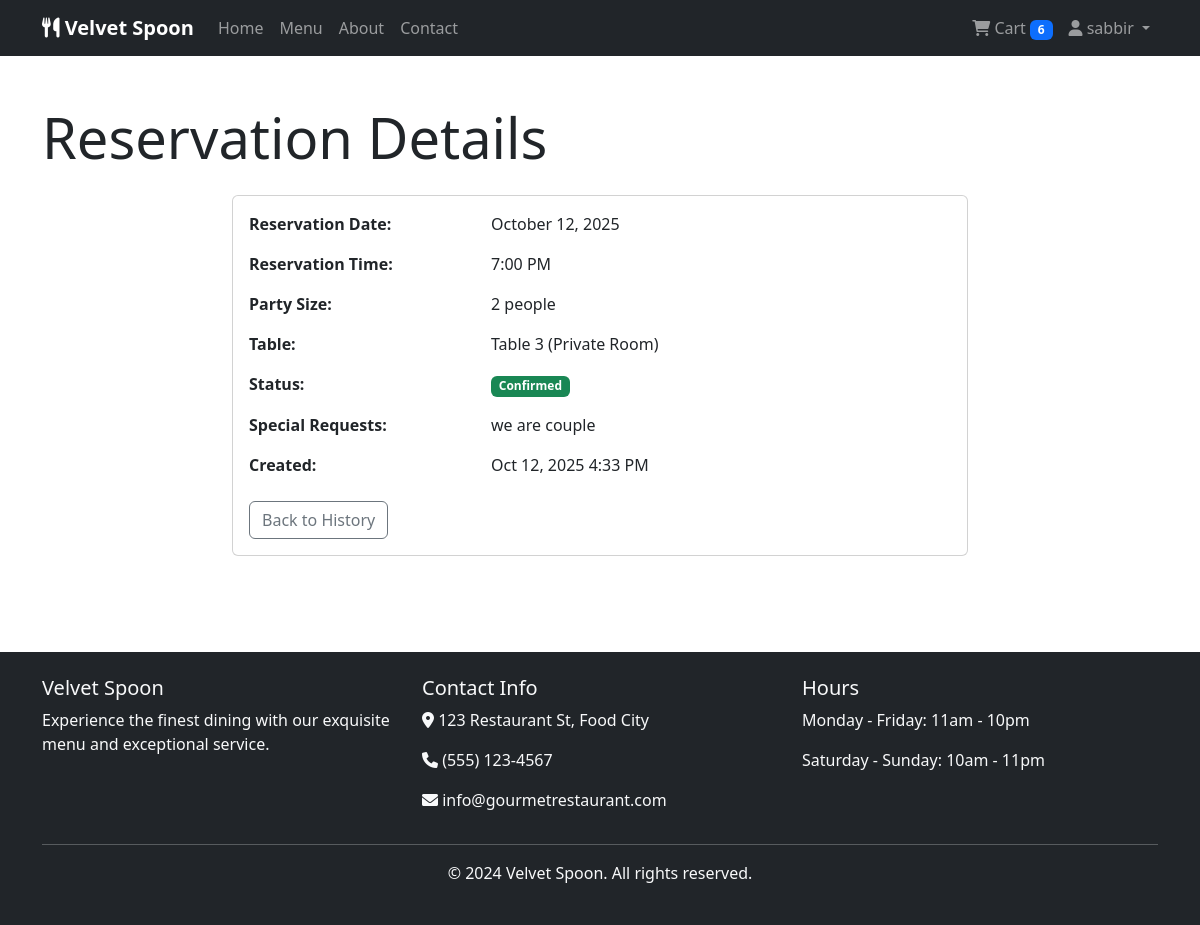
The app's page /reservations/detail/1/ (signed in) with its own data.
### accounts/models.py (models this page shows, shortened)
class User(AbstractUser):
    ROLE_CHOICES = (
        ('customer', 'Customer'),
        ('staff', 'Staff'),
        ('admin', 'Admin'),
    )
    role = models.CharField(max_length=20, choices=ROLE_CHOICES, default='customer')
    phone_number = models.CharField(max_length=15, blank=True)
    address = models.TextField(blank=True)
    created_at = models.DateTimeField(auto_now_add=True)
    updated_at = models.DateTimeField(auto_now=True)
    def is_staff_member(self):
        return self.role == 'staff'
    def is_admin(self):
        return self.role == 'admin'

### reservations/models.py (models this page shows, shortened)
class Reservation(models.Model):
    STATUS_CHOICES = (
        ('pending', 'Pending'),
        ('confirmed', 'Confirmed'),
        ('seated', 'Seated'),
        ('completed', 'Completed'),
        ('cancelled', 'Cancelled'),
        ('no_show', 'No Show'),
    )
    user = models.ForeignKey(User, on_delete=models.CASCADE, related_name='reservations')
    table = models.ForeignKey(Table, on_delete=models.CASCADE, related_name='reservations')
    reservation_date = models.DateField()
    reservation_time = models.TimeField()
    party_size = models.PositiveIntegerField(validators=[MinValueValidator(1), MaxValueValidator(20)])
    special_requests = models.TextField(blank=True)
    status = models.CharField(max_length=20, choices=STATUS_CHOICES, default='pending')
    created_at = models.DateTimeField(auto_now_add=True)
    updated_at = models.DateTimeField(auto_now=True)
    class Meta:
        ordering = ['reservation_date', 'reservation_time']
        unique_together = ['table', 'reservation_date', 'reservation_time']
    @property
    def is_upcoming(self):
        from django.utils import timezone
        from datetime import datetime, date
        reservation_datetime = datetime.combine(self.reservation_date, self.reservation_time)
        return reservation_datetime > timezone.now()

class Table(models.Model):
    TABLE_TYPES = (
        ('indoor', 'Indoor'),
        ('outdoor', 'Outdoor'),
        ('private', 'Private Room'),
    )
    number = models.CharField(max_length=10, unique=True)
    capacity = models.PositiveIntegerField(validators=[MinValueValidator(1), MaxValueValidator(20)])
    table_type = models.CharField(max_length=20, choices=TABLE_TYPES, default='indoor')
    description = models.TextField(blank=True)
    is_available = models.BooleanField(default=True)
    created_at = models.DateTimeField(auto_now_add=True)

### reservations/views.py (the view)
# urls.py: path('detail/<int:reservation_id>/', views.reservation_detail, name='reservation_detail'),
@login_required
def reservation_detail(request, reservation_id):
    reservation = get_object_or_404(Reservation, id=reservation_id, user=request.user)
    return render(request, 'reservations/reservation_detail.html', {'reservation': reservation})

### orders/context_processors.py (called while the page is built)
def cart_item_count(request):
    if request.user.is_authenticated:
        try:
            from .models import Cart
            cart = Cart.objects.filter(user=request.user).first()
            if cart:
                return {'cart_item_count': cart.total_items}
        except:
            pass
    return {'cart_item_count': 0}

### orders/models.py (called while the page is built)
    @property
    def total_items(self):
        return sum(item.quantity for item in self.items.all())

### templates/reservations/reservation_detail.html (shortened to what this page needs)
{% extends 'base.html' %}
{% block content %}
<div class="container py-5">
    <div class="row">
        <div class="col-12">
            <h1 class="display-4 mb-4">Reservation Details</h1>
        </div>
    </div>
    <div class="row justify-content-center">
        <div class="col-lg-8">
            <div class="card">
                <div class="card-body">
                    <div class="row mb-3">
                        <div class="col-sm-4">
                            <strong>Reservation Date:</strong>
                        </div>
                        <div class="col-sm-8">
                            {{ reservation.reservation_date|date:"F d, Y" }}
                        </div>
                    </div>
                    <div class="row mb-3">
                        <div class="col-sm-4">
                            <strong>Reservation Time:</strong>
                        </div>
                        <div class="col-sm-8">
                            {{ reservation.reservation_time|time:"g:i A" }}
                        </div>
                    </div>
                    <div class="row mb-3">
                        <div class="col-sm-4">
                            <strong>Party Size:</strong>
                        </div>
                        <div class="col-sm-8">
                            {{ reservation.party_size }} people
                        </div>
                    </div>
                    <div class="row mb-3">
                        <div class="col-sm-4">
                            <strong>Table:</strong>
                        </div>
                        <div class="col-sm-8">
                            Table {{ reservation.table.number }} ({{ reservation.table.get_table_type_display }})
                        </div>
                    </div>
                    <div class="row mb-3">
                        <div class="col-sm-4">
                            <strong>Status:</strong>
                        </div>
                        <div class="col-sm-8">
                            <span class="badge
                                {% if reservation.status == 'confirmed' %}bg-success
                                {% elif reservation.status == 'cancelled' %}bg-danger
                                {% elif reservation.status == 'completed' %}bg-secondary
                                {% else %}bg-warning{% endif %}">
                                {{ reservation.get_status_display }}
                            </span>
                        </div>
                    </div>
                    {% if reservation.special_requests %}
                    <div class="row mb-3">
                        <div class="col-sm-4">
                            <strong>Special Requests:</strong>
                        </div>
                        <div class="col-sm-8">
                            {{ reservation.special_requests }}
                        </div>
                    </div>
                    {% endif %}
                    <div class="row mb-3">
                        <div class="col-sm-4">
                            <strong>Created:</strong>
                        </div>
                        <div class="col-sm-8">
                            {{ reservation.created_at|date:"M d, Y g:i A" }}
                        </div>
                    </div>
                    <div class="mt-4">
                        <a href="{% url 'reservation_history' %}" class="btn btn-outline-secondary">
                            Back to History
                        </a>
                    </div>
                </div>
            </div>
        </div>
    </div>
</div>
{% endblock %}

### templates/base.html (shortened to what this page needs)
<!DOCTYPE html>
<html lang="en">
<head>
    <link href="https://cdn.jsdelivr.net/npm/bootstrap@5.3.0/dist/css/bootstrap.min.css" rel="stylesheet">
    <link href="https://cdnjs.cloudflare.com/ajax/libs/font-awesome/6.0.0/css/all.min.css" rel="stylesheet">
</head>
<body>
    <nav class="navbar navbar-expand-lg navbar-dark bg-dark">
        <div class="container">
            <a class="navbar-brand" href="{% url 'home' %}">
                <i class="fas fa-utensils"></i> Velvet Spoon
            </a>
            <div class="collapse navbar-collapse" id="navbarNav">
                <ul class="navbar-nav me-auto">
                    <li class="nav-item">
                        <a class="nav-link" href="{% url 'home' %}">Home</a>
                    </li>
                    <li class="nav-item">
                        <a class="nav-link" href="{% url 'menu_list' %}">Menu</a>
                    </li>
                    <li class="nav-item">
                        <a class="nav-link" href="{% url 'about' %}">About</a>
                    </li>
                    <li class="nav-item">
                        <a class="nav-link" href="{% url 'contact' %}">Contact</a>
                    </li>
                </ul>
                <ul class="navbar-nav">
                    {% if user.is_authenticated %}
                        <li class="nav-item">
                            <a class="nav-link" href="{% url 'cart_view' %}">
                                <i class="fas fa-shopping-cart"></i> Cart
                                {% if cart_item_count > 0 %}
                                    <span class="badge bg-primary cart-badge">{{ cart_item_count }}</span>
                                {% else %}
                                    <span class="badge bg-primary cart-badge" style="display: none;">0</span>
                                {% endif %}
                            </a>
                        </li>
                        <li class="nav-item dropdown">
                            <a class="nav-link dropdown-toggle" href="#" role="button" data-bs-toggle="dropdown">
                                <i class="fas fa-user"></i> {{ user.username }}
                            </a>
                        </li>
                    {% endif %}
                </ul>
            </div>
        </div>
    </nav>
    <main>
        {% block content %}
        {% endblock %}
    </main>
    <footer class="bg-dark text-light mt-5 py-4">
        <div class="container">
            <div class="row">
                <div class="col-md-4">
                    <h5>Velvet Spoon</h5>
                    <p>Experience the finest dining with our exquisite menu and exceptional service.</p>
                </div>
                <div class="col-md-4">
                    <h5>Contact Info</h5>
                    <p><i class="fas fa-map-marker-alt"></i> 123 Restaurant St, Food City</p>
                    <p><i class="fas fa-phone"></i> (555) 123-4567</p>
                    <p><i class="fas fa-envelope"></i> info@gourmetrestaurant.com</p>
                </div>
                <div class="col-md-4">
                    <h5>Hours</h5>
                    <p>Monday - Friday: 11am - 10pm</p>
                    <p>Saturday - Sunday: 10am - 11pm</p>
                </div>
            </div>
            <hr>
            <div class="text-center">
                <p>&copy; 2024 Velvet Spoon. All rights reserved.</p>
            </div>
        </div>
    </footer>
</body>
</html>

### templates/base.html (style rules this page uses)
.navbar-brand { font-weight: bold; }
.card { transition: transform 0.3s; }

### records on screen
User: username "sabbir"
Reservation: reservation_date "October 12, 2025", reservation_time "7:00 PM", party_size "2", table.number "3", table.table_type "Private Room", status "Confirmed", special_requests "we are couple", created_at "Oct 12, 2025 4:33 PM"

### other values on screen
{{ cart_item_count }} "6"
